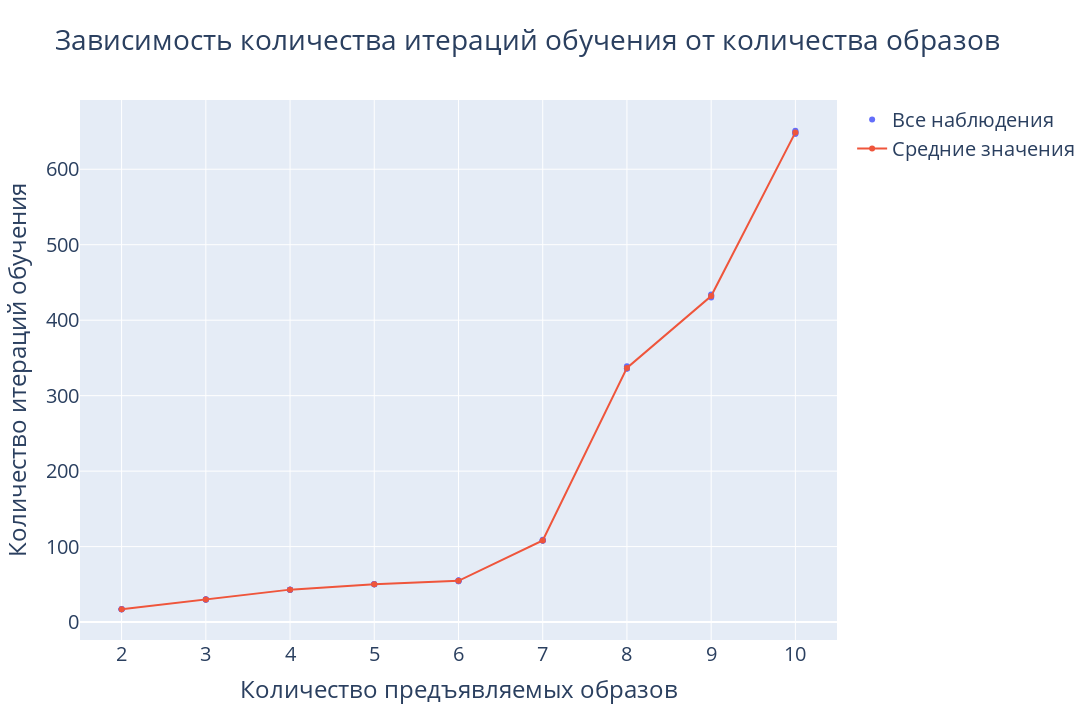

The notebook cell saved with this chart:
### Code cell
# Relation between images amount and training epochs
np.random.seed(12345)
images_amount = range(2, 11)

all_training_epochs = []
training_epochs_mean = []

all_images_amount = []

for amount in images_amount:

    # Creating images dataset
    images = []
    while True:
        image = tuple(np.random.choice([-1, 1], size=IMAGE_DIMENSION)
                      .tolist())
        if image not in images:
            images.append(image)
        if len(images) >= amount:
            break
    
    # To numpy array
    images = np.array(images)

    # Training network for five times with shuffled dataset
    epochs_sum = 0
    for _ in range(5):        
        all_images_amount.append(amount)
        np.random.shuffle(images)
        network = Hopfield(images, 0.8)
        network.train(1e-8, 10000)
        all_training_epochs.append(network.epochs)
        epochs_sum += network.epochs
    
    # Mean training epochs amount    
    training_epochs_mean.append(epochs_sum / 5)


# Plotting results
fig = go.Figure()
fig.add_trace(
    go.Scatter(x=all_images_amount, y=all_training_epochs,
               name='Все наблюдения', mode='markers')
)
fig.add_trace(
    go.Scatter(x=list(images_amount), y=training_epochs_mean,
               name='Средние значения', mode='lines+markers')
)
fig.update_layout(
    title='Зависимость количества итераций обучения от количества образов',
    font=dict(size=20),
    xaxis=dict(title='Количество предъявляемых образов'),
    yaxis=dict(title='Количество итераций обучения'),
    width=1280,
    height=720
)
fig.show()

### Figure 1 — Plotly figure (JSON) as saved in the notebook; plotly's stock layout.template omitted (floating-point values rounded to 4 significant figures)
{"data": [{"mode": "markers", "name": "Все наблюдения", "type": "scatter", "x": [2, 2, 2, 2, 2, 3, 3, 3, 3, 3, 4, 4, 4, 4, 4, 5, 5, 5, 5, 5, 6, 6, 6, 6, 6, 7, 7, 7, 7, 7, 8, 8, 8, 8, 8, 9, 9, 9, 9, 9, 10, 10, 10, 10, 10], "y": [17, 17, 17, 17, 17, 30, 30, 30, 30, 30, 43, 43, 43, 43, 43, 50, 50, 50, 50, 50, 54, 55, 55, 55, 54, 109, 108, 108, 108, 108, 336, 336, 337, 336, 339, 433, 432, 431, 430, 434, 647, 647, 649, 651, 650]}, {"mode": "lines+markers", "name": "Средние значения", "type": "scatter", "x": [2, 3, 4, 5, 6, 7, 8, 9, 10], "y": [17, 30, 43, 50, 54.6, 108.2, 336.8, 432, 648.8]}], "layout": {"font": {"size": 20}, "height": 720, "title": {"text": "Зависимость количества итераций обучения от количества образов"}, "width": 1280, "xaxis": {"title": {"text": "Количество предъявляемых образов"}}, "yaxis": {"title": {"text": "Количество итераций обучения"}}}}
